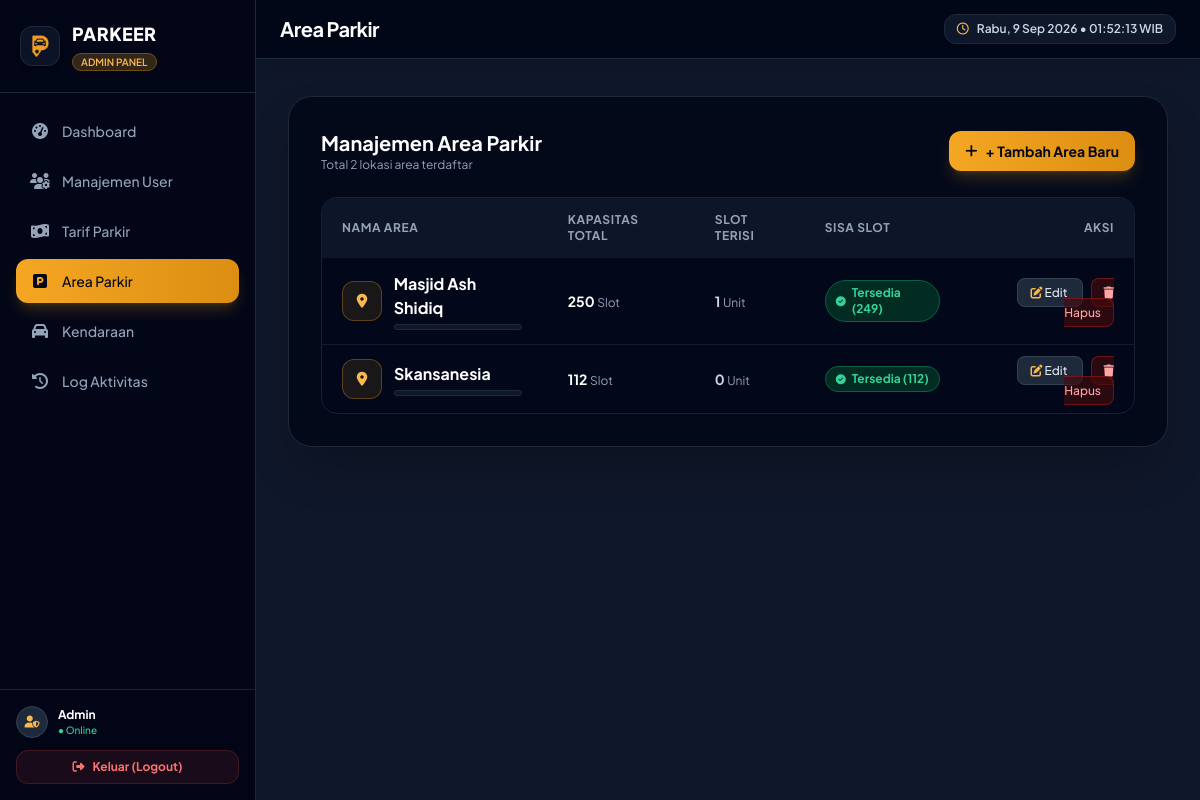
Page /admin/area/index.php (signed in) on the committed database.
### tables this page shows
CREATE TABLE `tb_area_parkir` (
  `id_area` int NOT NULL,
  `nama_area` varchar(50) NOT NULL,
  `kapasitas` int NOT NULL,
  `terisi` int NOT NULL DEFAULT '0'
);

### functions/area_functions.php (called while the page is built, shortened)
<?php
function getAllArea(PDO $koneksi): array
{
    $stmt = $koneksi->query("SELECT * FROM tb_area_parkir ORDER BY nama_area ASC");
    return $stmt->fetchAll();
}

### admin/area/index.php (the view, shortened to what this page needs)
<?php
require_once __DIR__ . '/../../includes/header_admin.php';
require_once __DIR__ . '/../../functions/area_functions.php';
$database = new Database();
$koneksi = $database->connect();
$daftarArea = getAllArea($koneksi);
?>
<div class="bg-slate-950/80 border border-slate-800 rounded-3xl p-6 sm:p-8 shadow-2xl">
    <div class="flex flex-col sm:flex-row sm:items-center justify-between gap-4 mb-6">
        <div>
            <h2 class="text-xl font-bold text-white">Manajemen Area Parkir</h2>
            <p class="text-xs text-slate-400">Total <?= count($daftarArea) ?> lokasi area terdaftar</p>
        </div>
        <a href="create.php" class="bg-gradient-to-r from-brand-500 to-brand-600 hover:from-brand-600 hover:to-brand-700 text-slate-950 font-bold px-4 py-2.5 rounded-xl text-sm transition shadow-lg shadow-brand-500/20 flex items-center gap-2 self-start sm:self-auto">
            <i class="fa-solid fa-plus"></i>
            <span>+ Tambah Area Baru</span>
        </a>
    </div>
    <div class="overflow-x-auto rounded-2xl border border-slate-800/80">
        <table class="w-full text-sm text-left">
            <thead class="bg-slate-900/90 text-slate-400 text-xs uppercase tracking-wider font-semibold">
                <tr>
                    <th class="px-5 py-3.5">Nama Area</th>
                    <th class="px-5 py-3.5">Kapasitas Total</th>
                    <th class="px-5 py-3.5">Slot Terisi</th>
                    <th class="px-5 py-3.5">Sisa Slot</th>
                    <th class="px-5 py-3.5 text-right">Aksi</th>
                </tr>
            </thead>
            <tbody class="divide-y divide-slate-800/60 bg-slate-950/40">
                <?php if (empty($daftarArea)): ?>
                    <tr><td colspan="5" class="text-center py-8 text-slate-500">Belum ada area parkir.</td></tr>
                <?php else: foreach ($daftarArea as $area):
                    $sisa = $area['kapasitas'] - $area['terisi'];
                ?>
                    <tr class="hover:bg-slate-900/50 transition">
                        <td class="px-5 py-3.5">
                            <div class="flex items-center gap-3">
                                <div class="w-10 h-10 rounded-xl bg-brand-500/10 border border-brand-500/30 flex items-center justify-center text-brand-400 font-bold text-sm">
                                    <i class="fa-solid fa-location-dot"></i>
                                </div>
                                <div>
                                    <p class="font-bold text-white text-base"><?= htmlspecialchars($area['nama_area']) ?></p>
                                    <div class="w-32 bg-slate-900 h-1.5 rounded-full overflow-hidden border border-slate-800 mt-1">
                                    </div>
                                </div>
                            </div>
                        </td>
                        <td class="px-5 py-3.5 font-bold text-white"><?= $area['kapasitas'] ?> <span class="text-xs text-slate-400 font-normal">Slot</span></td>
                        <td class="px-5 py-3.5 font-bold text-slate-300"><?= $area['terisi'] ?> <span class="text-xs text-slate-400 font-normal">Unit</span></td>
                        <td class="px-5 py-3.5">
                            <?php if ($sisa <= 0): ?>
                                <span class="inline-flex items-center gap-1.5 px-2.5 py-1 rounded-full text-xs font-bold bg-red-950 text-red-400 border border-red-800">
                                    <i class="fa-solid fa-ban text-[10px]"></i> Penuh (0)
                                </span>
                            <?php else: ?>
                                <span class="inline-flex items-center gap-1.5 px-2.5 py-1 rounded-full text-xs font-bold bg-emerald-950 text-emerald-400 border border-emerald-800">
                                    <i class="fa-solid fa-circle-check text-[10px]"></i> Tersedia (<?= $sisa ?>)
                                </span>
                            <?php endif; ?>
                        </td>
                        <td class="px-5 py-3.5 text-right space-x-2">
                            <a href="edit.php?id=<?= $area['id_area'] ?>" class="px-3 py-1.5 rounded-lg bg-slate-800 hover:bg-slate-700 text-slate-200 text-xs font-medium border border-slate-700 transition">
                                <i class="fa-solid fa-pen-to-square text-brand-400"></i> Edit
                            </a>
                            <a href="delete.php?id=<?= $area['id_area'] ?>"
                               onclick="return confirm('Yakin hapus area ini?')"
                               class="px-3 py-1.5 rounded-lg bg-red-950/60 hover:bg-red-900 text-red-300 text-xs font-medium border border-red-800/60 transition">
                                <i class="fa-solid fa-trash"></i> Hapus
                            </a>
                        </td>
                    </tr>
                <?php endforeach; endif; ?>
            </tbody>
        </table>
    </div>
</div>
<?php require_once __DIR__ . '/../../includes/footer_admin.php'; ?>

### includes/header_admin.php (style rules this page uses)
body { font-family: 'Plus Jakarta Sans', sans-serif; }

### rows in the picture
tb_area_parkir: nama_area "Masjid Ash Shidiq", kapasitas "250", terisi "1", sisa "249"
tb_area_parkir: nama_area "Skansanesia", kapasitas "112", terisi "0"

### other values in the picture
$item['label'] "Dashboard"
$item['label'] "Manajemen User"
$item['label'] "Tarif Parkir"
$item['label'] "Area Parkir"
$item['label'] "Kendaraan"
$item['label'] "Log Aktivitas"
$_SESSION['nama_lengkap'] "Admin"
$judulHalaman "Area Parkir"
count($daftarArea) "2"
